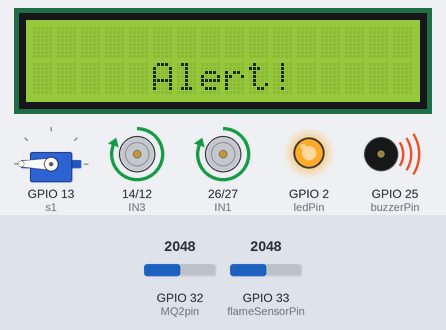
Simulated run of this sketch. Board: ESP32. Shown: servo, 16×2 character LCD, motor-driver pin pairs drawn as motors (green arrow = first pin HIGH = forward, orange = second pin HIGH = backward, longer = more drive), output pins drawn as LEDs (lit = HIGH), buzzer (waves = sounding). Inputs (shaded band) come from the test bench; at power-on: GPIO 32 (MQ2pin) = 2048, GPIO 33 (flameSensorPin) = 2048. WiFi joins after 1.5 s; servers stay silent unless stated; what the sketch prints to the serial monitor is not drawn.

Above: at 2.5 s.
At 5.9 s:
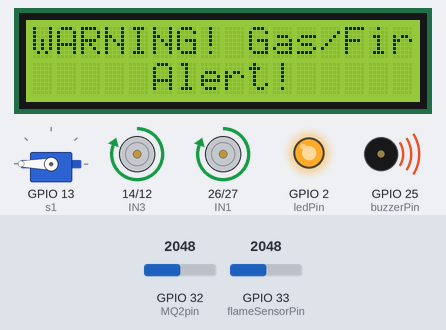
Timing chart, 0 to 130.0 s (numbered marks = the images above):
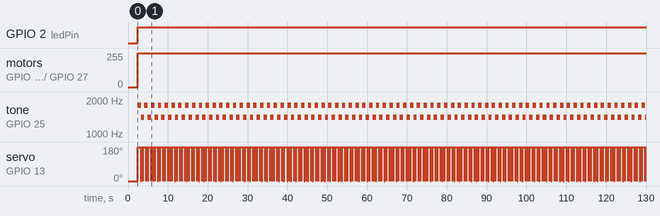

Measured:
- by itself, GPIO 2 (ledPin): LOW → HIGH at 2.4 s
- by itself, motor on GPIO 14 (IN3) / GPIO 12 (IN4), motor on GPIO 26 (IN1) / GPIO 27 (IN2): stopped → forward 255/255 at 2.4 s
- by itself, tone on GPIO 25 (buzzerPin): alternates 1800 Hz for 0.85 s and 1400 Hz for 0.85 s
- by itself, servo on GPIO 13 (s1): repeats every 4.3 s: 0° 0.03 s, 180° 0.40 s, 0° 0.05 s, 180° 0.80 s, 0° 0.03 s, 180° 0.40 s, 0° 0.05 s, 180° 0.80 s, 2 × (0° 0.03 s, 180° 0.40 s), 0° 0.05 s, 180° 0.80 s
- what the display in image 0 shows lasts 0.9 s, from 2.4 s to 3.3 s

The sketch:

espthingspeakbuttn.ino
```cpp
#include <Wire.h>
#include <LiquidCrystal_PCF8574.h>
#include <ESP32Servo.h>
#include <WiFi.h>
#include <ThingSpeak.h>

// Initialize the LCD with the detected I2C address (0x3F)
LiquidCrystal_PCF8574 lcd(0x3F); // Replace 0x3F with your LCD's I2C address if different
Servo s1;

// Sensor and actuator pins
const int MQ2pin = 32;             // Gas sensor pin (ADC1_4)
const int flameSensorPin = 33;     // Flame sensor pin (ADC1_5)
const int buzzerPin = 25;          // Buzzer pin
const int ledPin = 2;              // LED pin (Built-in LED on some ESP32 boards)

// Motor driver pins
const int IN1 = 26;  // Direction pin 1 for Motor 1 (pump)
const int IN2 = 27;  // Direction pin 2 for Motor 1
const int IN3 = 14;  // Direction pin 1 for Motor 2 (exhaust fan)
const int IN4 = 12;  // Direction pin 2 for Motor 2

// Wi-Fi and ThingSpeak configuration
const char *ssid = "Cuties";           // Your Wi-Fi SSID
const char *password = "soma2100606";  // Your Wi-Fi Password
unsigned long myChannelNumber =  2863341; // Your ThingSpeak channel number
const char *myWriteAPIKey = "PABDVCG239UFORMG"; // ThingSpeak Write API Key

WiFiClient client;

// Threshold values
const int GAS_THRESHOLD = 1000;     // Gas detection threshold
const int FLAME_THRESHOLD = 4000;   // Flame detection threshold

// Variables for blinking behavior
int currentState = 0;              // State variable for LCD timing
unsigned long previousMillis = 0;  // Timer for LCD timing
unsigned long buzzerMillis = 0;    // Timer for buzzer timing
bool buzzerState = false;          // Current state of the buzzer

// Field number for manual control of the servo
const int controlField = 3; // Field 3 for controlling the servo manually

// Setup function
void setup() {
  // Initialize Serial Monitor
  Serial.begin(9600);

  // Initialize Servo
  s1.attach(13); // Attach servo to GPIO13
  s1.write(0); // Start at 0 degree position (safe state)

  // Initialize pins
  pinMode(buzzerPin, OUTPUT);
  pinMode(ledPin, OUTPUT);

  // Motor pins as output
  pinMode(IN1, OUTPUT);
  pinMode(IN2, OUTPUT);
  pinMode(IN3, OUTPUT);
  pinMode(IN4, OUTPUT);

  // Set initial states for actuators
  digitalWrite(ledPin, LOW);
  digitalWrite(buzzerPin, LOW);

  // Stop both motors initially
  digitalWrite(IN1, LOW);
  digitalWrite(IN2, LOW);
  digitalWrite(IN3, LOW);
  digitalWrite(IN4, LOW);

  // Initialize LCD
  lcd.begin(16, 2); // Specify 16 columns and 2 rows
  lcd.setBacklight(255); // Turn on backlight

  // Connect to Wi-Fi
  connectToWiFi();

  // Initialize ThingSpeak
  ThingSpeak.begin(client);
}

// Function to handle the passive buzzer with alternating tones
void buzzerAlert() {
  unsigned long currentMillis = millis();
  if (currentMillis - buzzerMillis >= 500) { // Switch tone every 500ms
    buzzerMillis = currentMillis;
    if (buzzerState) {
      tone(buzzerPin, 1400); // Play 700Hz tone
    } else {
      tone(buzzerPin, 1800); // Play 800Hz tone
    }
    buzzerState = !buzzerState; // Toggle state
  }
}

// Function to stop the passive buzzer
void stopBuzzer() {
  noTone(buzzerPin); // Stop tone
}

// Function to control Motor 1 (pump)
void controlPumpMotor(bool state) {
  if (state) {
    digitalWrite(IN1, HIGH);
    digitalWrite(IN2, LOW);
  } else {
    digitalWrite(IN1, LOW);
    digitalWrite(IN2, LOW);
  }
}

// Function to control Motor 2 (exhaust fan)
void controlFanMotor(bool state) {
  if (state) {
    digitalWrite(IN3, HIGH);
    digitalWrite(IN4, LOW);
  } else {
    digitalWrite(IN3, LOW);
    digitalWrite(IN4, LOW);
  }
}

// Loop function
void loop() {
  // Read sensor values
  float gasSensorValue = analogRead(MQ2pin);
  float flameSensorValue = analogRead(flameSensorPin);

  // Log sensor values to Serial Monitor
  Serial.print("Gas Sensor: ");
  Serial.print(gasSensorValue);
  Serial.print("  Flame Sensor: ");
  Serial.println(flameSensorValue);

  // Update ThingSpeak with sensor values
  ThingSpeak.setField(1, gasSensorValue);    // Field 1 for Gas Sensor
  ThingSpeak.setField(2, flameSensorValue);  // Field 2 for Flame Sensor

  // Read the control button state from Field 3
  long controlValue = ThingSpeak.readField(myChannelNumber, controlField); // Field 3

  // Write to ThingSpeak
  int x = ThingSpeak.writeFields(myChannelNumber, myWriteAPIKey);
  if (x == 200) {
    Serial.println("Data updated successfully.");
  } else {
    Serial.println("Error updating data. HTTP error code: " + String(x));
  }

  // Check the control value and update the servo position
  if (controlValue == 1) {
    s1.write(180); // Turn servo to 180 degrees (ON)
  } else if (controlValue == 0) {
    s1.write(0);   // Turn servo to 0 degrees (OFF)
  }

  // Determine system state based on sensor readings
  bool gasDetected = gasSensorValue >= GAS_THRESHOLD;
  bool flameDetected = flameSensorValue <= FLAME_THRESHOLD;

  if (gasDetected || flameDetected) {
    // Gas or flame detected (or both)
    handleLCDTiming("WARNING! Gas/Fire", "     Alert!     ");
    s1.write(180); // Move servo to 180 degrees (danger state)
    controlFanMotor(true); // Turn on exhaust fan
    controlPumpMotor(true); // Turn on pump
    digitalWrite(ledPin, HIGH);
    buzzerAlert(); // Activate passive buzzer
  } else {
    // Nothing detected
    lcd.setCursor(0, 0);
    lcd.print("Everything is   ");
    lcd.setCursor(0, 1);
    lcd.print("SAFE and Fine   ");
    controlFanMotor(false); // Turn off exhaust fan
    controlPumpMotor(false); // Turn off pump
    digitalWrite(ledPin, LOW);
    stopBuzzer(); // Turn off the buzzer
    delay(500); // Keep the screen stable
  }

  delay(100); // Small delay for stability
}

// Function to handle first-row blinking/timing behavior
void handleLCDTiming(String firstRow, String secondRow) {
  unsigned long currentMillis = millis();

  switch (currentState) {
    case 0: // Show the first row for 1000 ms
      lcd.setCursor(0, 0);
      lcd.print(firstRow);
      lcd.setCursor(0, 1);
      lcd.print(secondRow);
      if (currentMillis - previousMillis >= 1000) { // Wait for 1000 ms
        previousMillis = currentMillis;
        lcd.setCursor(0, 0);
        lcd.print("                "); // Clear the first row
        currentState = 1;
      }
      break;
    case 1: // Turn off the first row for 300 ms
      if (currentMillis - previousMillis >= 300) { // Wait for 300 ms
        previousMillis = currentMillis;
        currentState = 2;
      }
      break;
    case 2: // Show the first row for 450 ms
      lcd.setCursor(0, 0);
      lcd.print(firstRow);
      lcd.setCursor(0, 1);
      lcd.print(secondRow);
      if (currentMillis - previousMillis >= 450) { // Wait for 450 ms
        previousMillis = currentMillis;
        lcd.setCursor(0, 0);
        lcd.print("                "); // Clear the first row
        currentState = 3;
      }
      break;
    case 3: // Turn off the first row for 200 ms
      if (currentMillis - previousMillis >= 200) { // Wait for 200 ms
        previousMillis = currentMillis;
        currentState = 4;
      }
      break;
    case 4: // Show the first row for 500 ms
      lcd.setCursor(0, 0);
      lcd.print(firstRow);
      lcd.setCursor(0, 1);
      lcd.print(secondRow);
      if (currentMillis - previousMillis >= 500) { // Wait for 500 ms
        previousMillis = currentMillis;
        lcd.setCursor(0, 0);
        lcd.print("                "); // Clear the first row
        currentState = 5;
      }
      break;
    case 5: // Turn off the first row for 300 ms
      if (currentMillis - previousMillis >= 300) { // Wait for 300 ms
        previousMillis = currentMillis;
        currentState = 0; // Reset to the first state
      }
      break;
  }
}

// Function to connect to Wi-Fi
void connectToWiFi() {
  WiFi.begin(ssid, password);
  while (WiFi.status() != WL_CONNECTED) {
    delay(1000);
    Serial.println("Connecting to WiFi...");
  }
  Serial.println("Connected to WiFi!");
}
```
